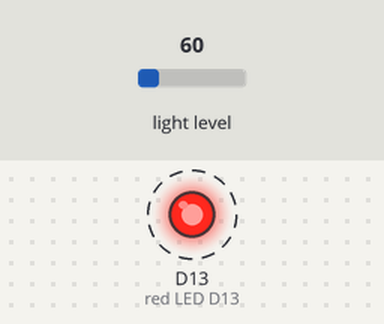
The program below on a simulated Circuit Playground running CircuitPython. Shown: output pins drawn as LEDs (lit = HIGH). Dashed ring = blinking. The inputs (shaded band) are chosen by the test bench; at power-on: light level 60. What the program prints to the serial console is not drawn.

Above: at 0.2 s.
Timing chart, 0 to 3.0 s (numbered marks = the images above):
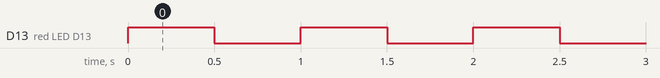

Measured:
- by itself, D13 (red LED D13): alternates HIGH for 0.50 s and LOW for 0.50 s

The program:

code.py
```python
# import board
# import digitalio
import time
from adafruit_circuitplayground.express import cpx

# led = digitalio.DigitalInOut(board.D13)
# led.direction = digitalio.Direction.OUTPUT

while True:
    cpx.red_led = True
    # led.value = True
    time.sleep(0.5)
    cpx.red_led = False
    # led.value = False
    time.sleep(0.5)
    print(cpx.light)
```
